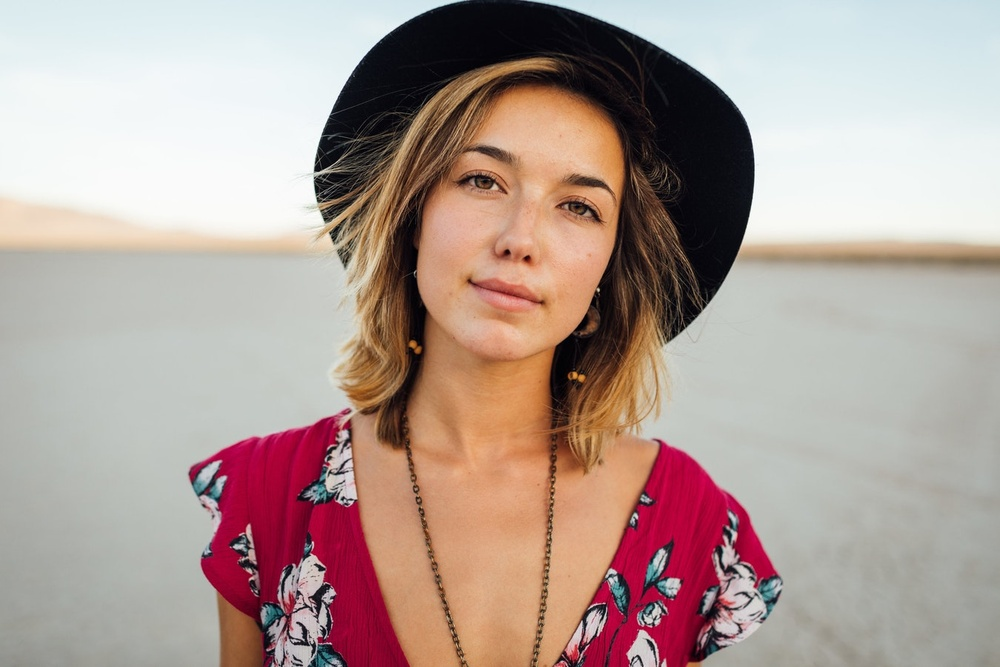
#> input picture FaceRecognition/imagens/woman.jpeg, 1000 x 667 px, shrunk from 1350 x 900 before the run
$ python deteccao-faces-opencv.py
#> lines starting #> are read from the running program, lines starting #| are printed output that depends on the picture; after the words box and inside, x2 and y2 are one past the last pixel; in counts of white or black regions, pixels touching at a corner belong together
# Visão Computacional e Deep Learning

# Renchecimento de Face com o método Cascade

# Instalacao do OpenCV com Python.
# pip install opencv-python

from cv2 import rectangle
from cv2 import imshow, waitKey, destroyAllWindows
from cv2 import imread
from cv2 import CascadeClassifier
import cv2

# verificando a versao do OpenCV
print("OpenCV: {}".format(cv2.__version__))


# classificador pre treinado com o metodo cascade

# importando a biblioteca para desenhar o bolden boxes - bboxes


# Importando os métodos necessários

# carregando a imagem de teste
img_array = imread('imagens/woman.jpeg')
#> img_array is the input picture: shape (667, 1000, 3); mean B, G, R 149.6, 156.5, 176.3

# carregando o modelo pre-treinado para reconhecer frontalface
classifier = CascadeClassifier('modelos/haarcascade_frontalface_default.xml')

# realizando a detecção da face
bboxes = classifier.detectMultiScale(img_array)
#> bboxes = [[254, 572, 91, 91], [392, 380, 182, 182], [390, 89, 268, 268]]

# reduzindo o numero de vizinhos ou numero de fronteiras, isso melhor a acertividade do classificador
bboxes = classifier.detectMultiScale(img_array, minNeighbors=8)
#> bboxes = [[390, 89, 268, 268]]


# Verificando as bounding box
for box in bboxes:
    print("Face encontrada com as coordenadas: {}".format(box))
#> this loop made 1 pass
#| Face encontrada com as coordenadas: [390  89 268 268]

# plotando um retangulo na face encontrada

# importando o metodo responsável para desenhar o retangulo


# Loop em cada face detectada para "desenhar" o retangulo de acordo com suas coordenadas
for box in bboxes:
    # pegando as coordenadas x e y e altura e largura da caixa
    x, y, width, height = box
    x2, y2 = x + width, y + height
    # desenhando o retangulo na imagem
    rectangle(img_array, (x, y), (x2, y2), (0, 0, 255), 3)
#> this loop made 1 pass
#> (x, y, width, height, x2, y2) on pass 1: (390, 89, 268, 268, 658, 357)
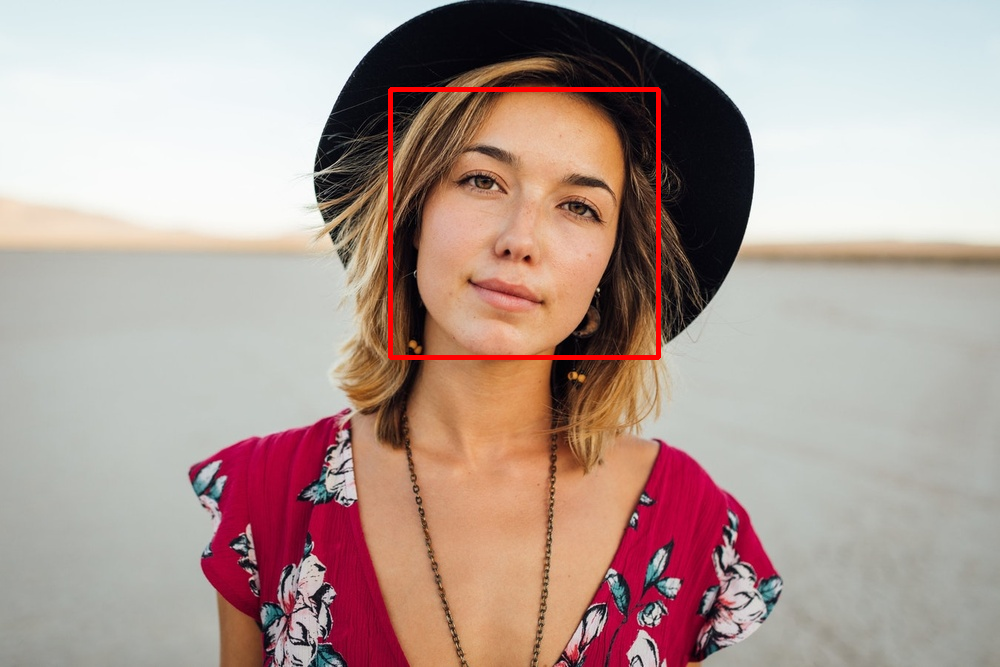
#> img_array: shape (667, 1000, 3); 0.8% of pixels changed, all inside (x1, y1, x2, y2) = (388, 87, 661, 360)

# exibindo a imagem
imshow('face detectada', img_array)

waitKey(0)
# fecha a janela da imagem
destroyAllWindows()

$ run again, with FaceRecognition/imagens/facenet-distance.jpeg copied over FaceRecognition/imagens/woman.jpeg
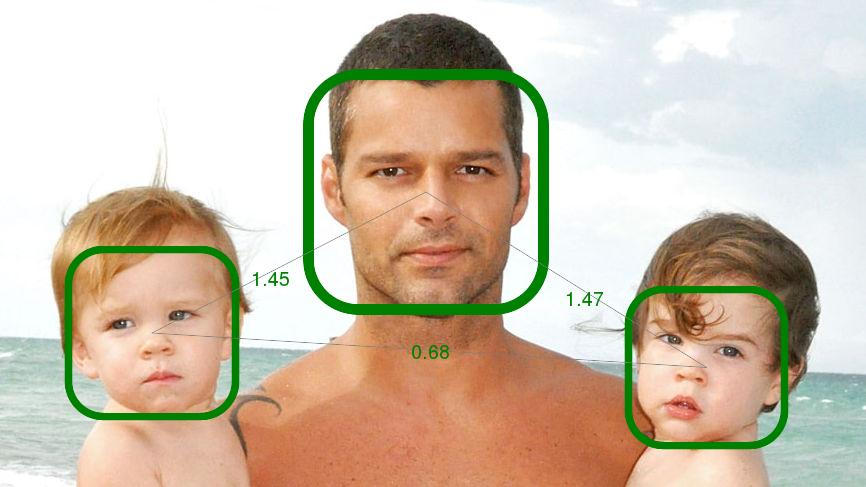
#> input picture FaceRecognition/imagens/facenet-distance.jpeg, 866 x 487 px
#> img_array is the input picture: shape (487, 866, 3); mean B, G, R 173.5, 192.6, 207.7
#> `bboxes = classifier.detectMultiScale(img_array)`: bboxes = [[69, 252, 171, 171], [324, 87, 218, 218], [683, 292, 152, 152]]
#> `bboxes = classifier.detectMultiScale(img_array, minNeighbors=8)`: bboxes = [[69, 252, 171, 171], [324, 87, 218, 218]]
#> the loop `for box in bboxes:` made 2 passes
#> (printed output is left out)
#> the loop `for box in bboxes:` made 2 passes
#> (x, y, width, height, x2, y2) on passes 1 to 2: (69, 252, 171, 171, 240, 423), (324, 87, 218, 218, 542, 305)
#> after the loop `for box in bboxes:`:
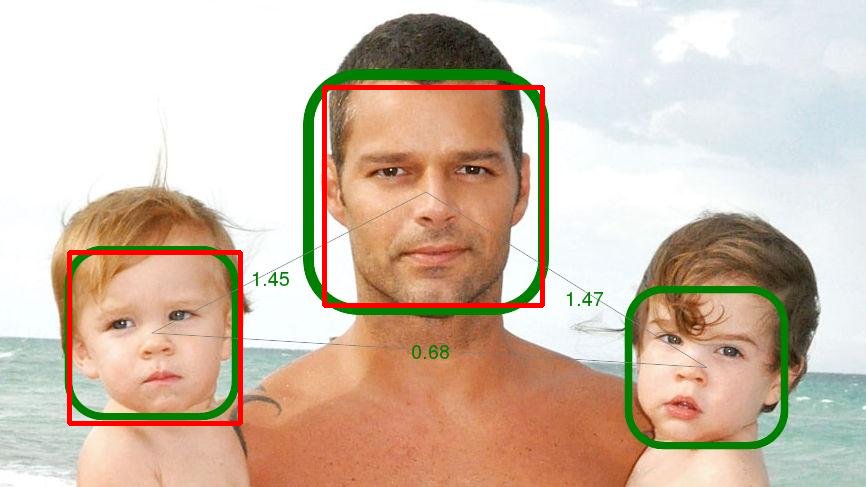
#> img_array: shape (487, 866, 3); 1.84% of pixels changed, all inside (x1, y1, x2, y2) = (67, 85, 545, 426)

$ run again, with FaceRecognition/imagens/friends.jpeg copied over FaceRecognition/imagens/woman.jpeg
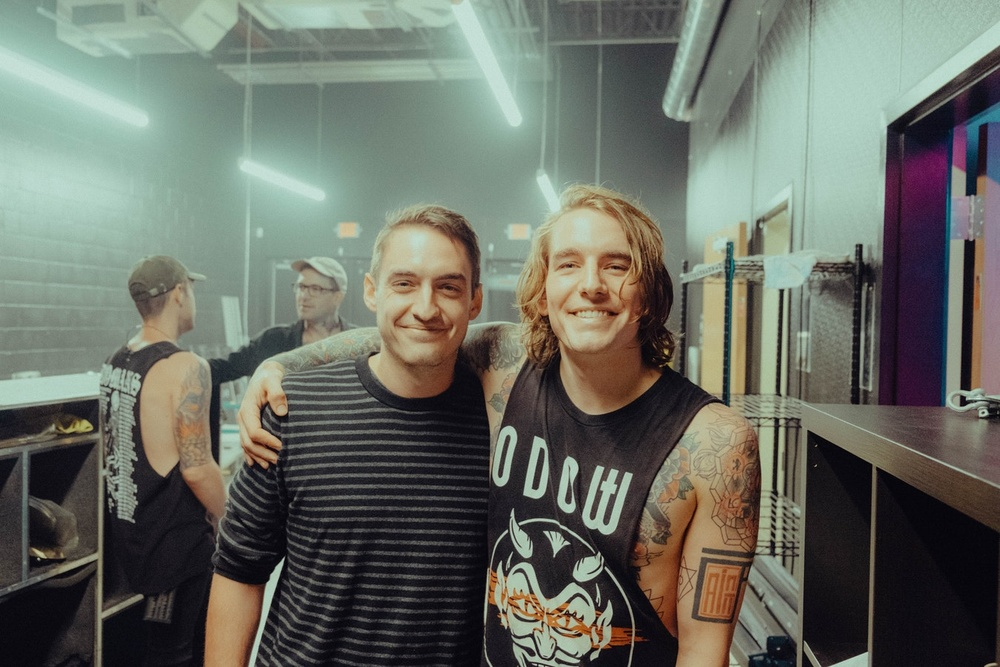
#> input picture FaceRecognition/imagens/friends.jpeg, 1000 x 667 px, shrunk from 1350 x 900 before the run
#> img_array is the input picture: shape (667, 1000, 3); mean B, G, R 100.2, 109.6, 105.6
#> `bboxes = classifier.detectMultiScale(img_array)`: bboxes = [[626, 521, 50, 50], [530, 215, 124, 124], [364, 236, 126, 126], [636, 516, 127, 127]]
#> `bboxes = classifier.detectMultiScale(img_array, minNeighbors=8)`: bboxes = [[530, 215, 124, 124], [364, 236, 126, 126]]
#> the loop `for box in bboxes:` made 2 passes
#> (printed output is left out)
#> the loop `for box in bboxes:` made 2 passes
#> (x, y, width, height, x2, y2) on passes 1 to 2: (530, 215, 124, 124, 654, 339), (364, 236, 126, 126, 490, 362)
#> after the loop `for box in bboxes:`:
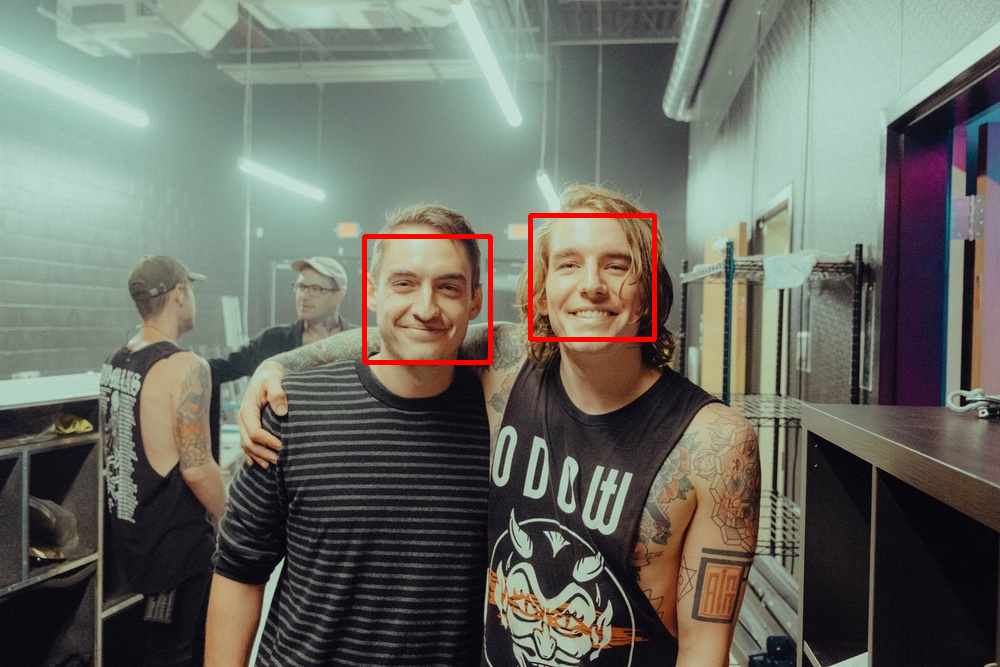
#> img_array: shape (667, 1000, 3); 0.75% of pixels changed, all inside (x1, y1, x2, y2) = (362, 213, 657, 365)
